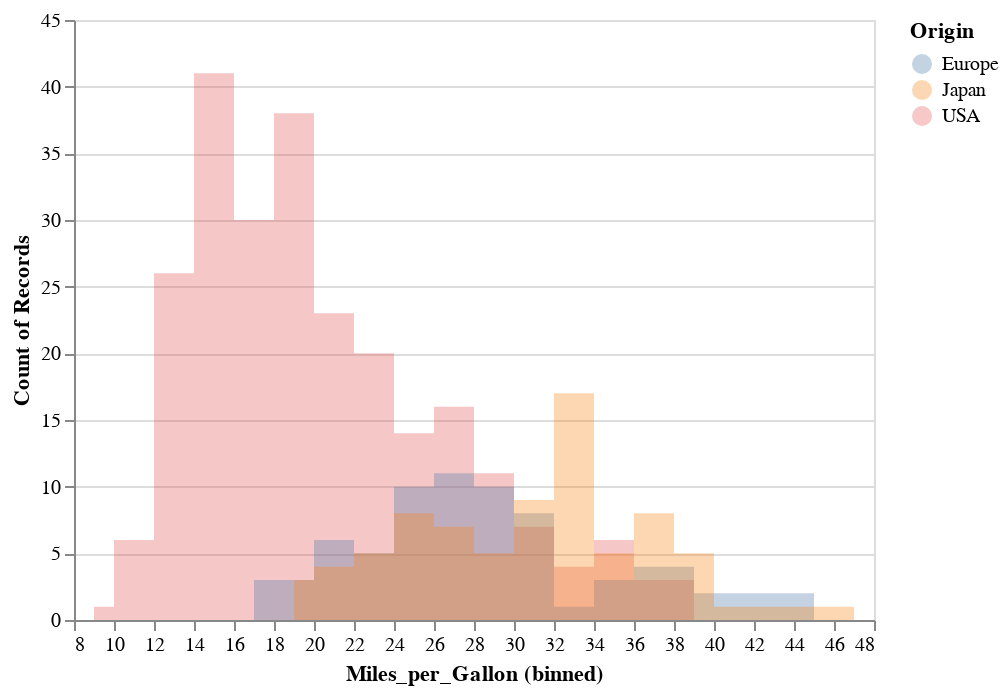

The notebook cell saved with this chart:
### Code cell
alt.Chart(cars).mark_area(opacity =.33, interpolate = 'step').encode(
    x = alt.X('Miles_per_Gallon', bin = alt.Bin(maxbins=20)),
    y = alt.Y('count()', stack=None),
    color = 'Origin'

)

### Figure 1 — Vega-Lite specification as saved in the notebook (floating-point values rounded to 4 significant figures; data arrays with more than 128 entries replaced by an {"elided": "..."} marker saying what was removed)
{"config": {"view": {"continuousWidth": 400, "continuousHeight": 300}}, "data": {"name": "data-f02450ab61490a1363517a0190416235"}, "mark": {"type": "area", "interpolate": "step", "opacity": 0.33}, "encoding": {"color": {"type": "nominal", "field": "Origin"}, "x": {"type": "quantitative", "bin": {"maxbins": 20}, "field": "Miles_per_Gallon"}, "y": {"type": "quantitative", "aggregate": "count", "stack": null}}, "$schema": "https://vega.github.io/schema/vega-lite/v4.8.1.json", "datasets": {"data-f02450ab61490a1363517a0190416235": {"elided": "406 records"}}}
